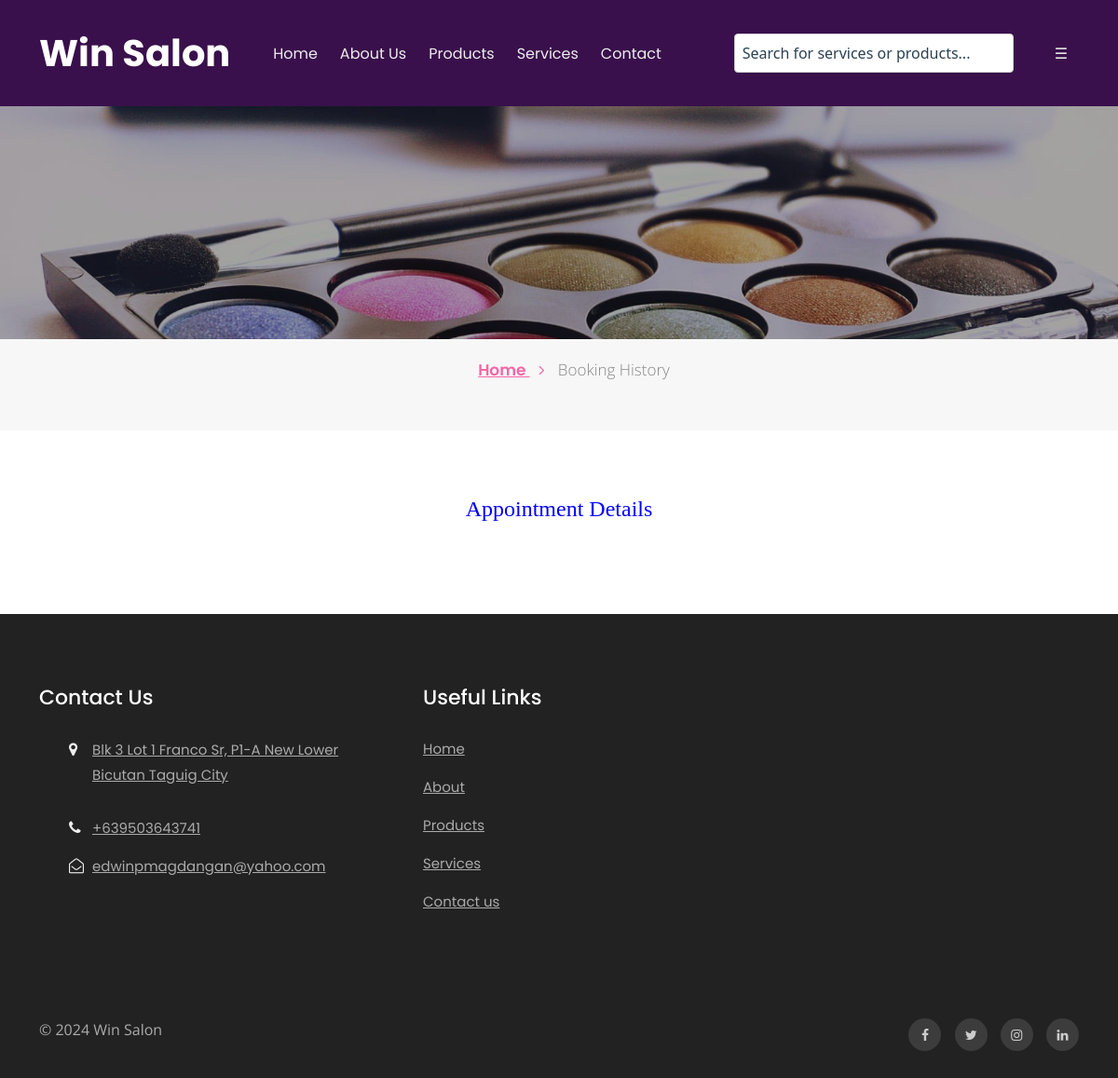
The page /bfs/appointment-detail.php?aptnumber=927639034 (signed in) on the database as committed earlier.
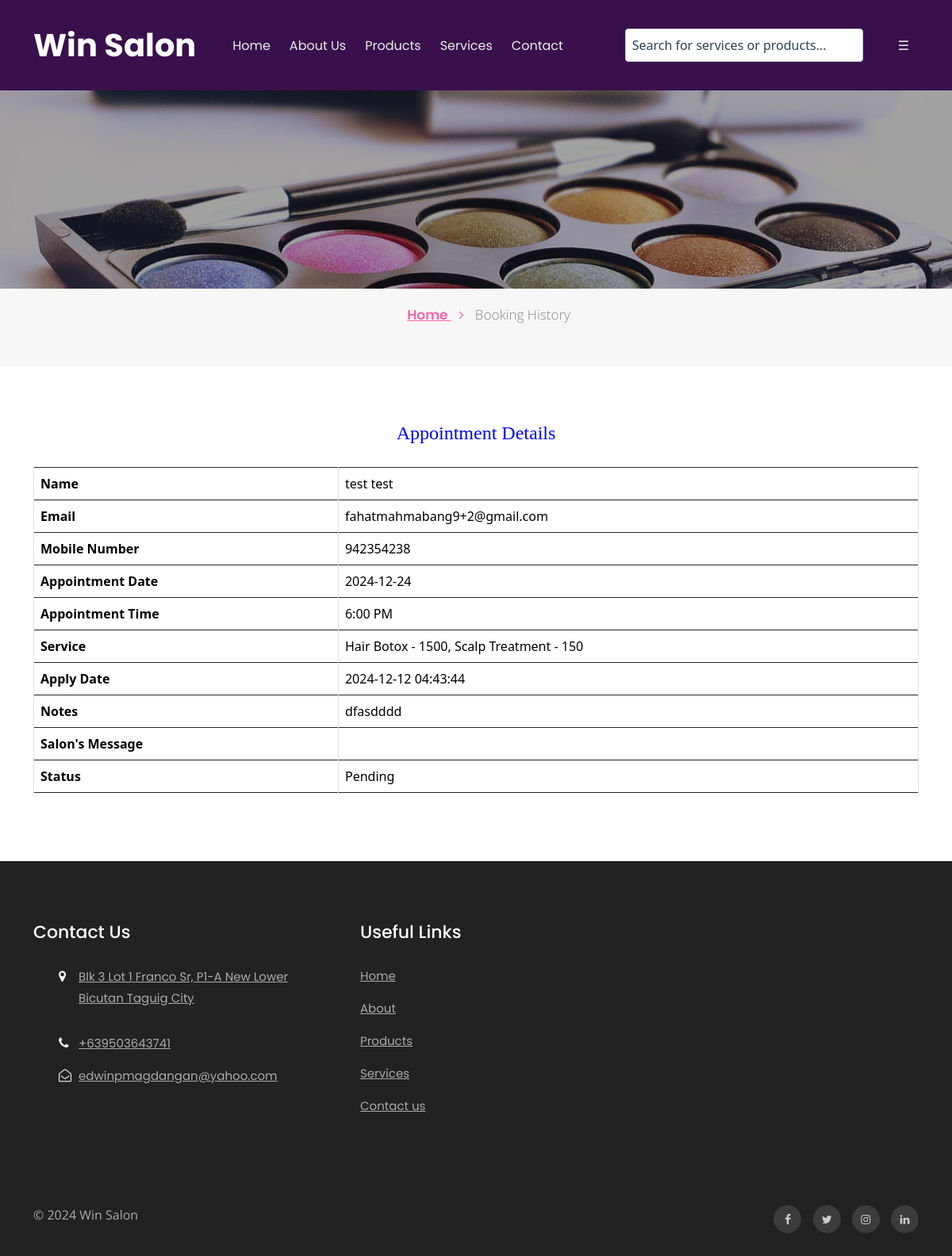
The same page on the database as committed later.
### tables this page shows
CREATE TABLE `tblpage` (
  `ID` int(10) NOT NULL,
  `PageType` varchar(200) DEFAULT NULL,
  `PageTitle` mediumtext DEFAULT NULL,
  `PageDescription` mediumtext DEFAULT NULL,
  `Email` varchar(200) DEFAULT NULL,
  `MobileNumber` bigint(10) DEFAULT NULL,
  `UpdationDate` date DEFAULT NULL,
  `Timing` varchar(200) NOT NULL
);

CREATE TABLE `tblbook` (
  `ID` int(10) NOT NULL,
  `UserID` int(10) DEFAULT NULL,
  `AptNumber` int(10) DEFAULT NULL,
  `AptDate` date DEFAULT NULL,
  `AptTime` time DEFAULT NULL,
  `Service` varchar(255) NOT NULL,
  `Message` mediumtext DEFAULT NULL,
  `BookingDate` timestamp NULL DEFAULT current_timestamp(),
  `Remark` varchar(250) DEFAULT NULL,
  `Status` varchar(250) DEFAULT NULL,
  `RemarkDate` timestamp NULL DEFAULT NULL ON UPDATE current_timestamp(),
  `Service_Total_Price` decimal(10,2) DEFAULT 0.00,
  `deleted_at` datetime DEFAULT NULL
);

CREATE TABLE `tbluser` (
  `ID` int(10) NOT NULL,
  `FirstName` varchar(120) DEFAULT NULL,
  `LastName` varchar(250) DEFAULT NULL,
  `MobileNumber` bigint(10) DEFAULT NULL,
  `Email` varchar(120) DEFAULT NULL,
  `Password` varchar(120) DEFAULT NULL,
  `account_activation_hash` varchar(64) DEFAULT NULL,
  `RegDate` timestamp NULL DEFAULT current_timestamp()
);

### bfs/appointment-detail.php (the view, shortened to what the changed rows need)
<?php
include('includes/dbconnection.php');
if (strlen($_SESSION['bpmsuid']==0)) {
  header('location:logout.php');
  } else{
  ?>
<!doctype html>
<html lang="en">
  <head>
    <link rel="stylesheet" href="assets/css/style-starter.css">
  </head>
  <body id="home">
<?php include_once('includes/header.php');?>
<section class="w3l-contact-info-main" id="contact">
    <div class="contact-sec	">
        <div class="container">
            <div>
                <div>
                   <div class="table-content table-responsive cart-table-content m-t-30">
                        <?php
$cid=$_GET['aptnumber'];
$ret=mysqli_query($con,"select tbluser.FirstName,tbluser.LastName,tbluser.Email,tbluser.MobileNumber,tblbook.ID as bid,tblbook.AptNumber,tblbook.AptDate,tblbook.AptTime,tblbook.Service, tblbook.Message,tblbook.BookingDate,tblbook.Remark,tblbook.Status,tblbook.RemarkDate from tblbook join tbluser on tbluser.ID=tblbook.UserID where tblbook.AptNumber='$cid'");
while ($row=mysqli_fetch_array($ret)) {
?>
                        <table class="table table-bordered">
                            <tr>
                              <th>Name</th>
                              <td><?php  echo $row['FirstName'];?> <?php  echo $row['LastName'];?></td>
                            </tr>
                          <tr>
                              <th>Email</th>
                              <td><?php  echo $row['Email'];?></td>
                            </tr>
                            <tr>
                              <th>Mobile Number</th>
                              <td><?php  echo $row['MobileNumber'];?></td>
                            </tr>
                            <tr>
                              <th>Appointment Date</th>
                              <td><?php  echo $row['AptDate'];?></td>
                            </tr>
                          <tr>
                              <th>Appointment Time</th>
                              <td><?php echo date("g:i A", strtotime($row['AptTime'])); ?></td>
                            </tr>
                            <tr>
                              <th>Service</th>
                              <td><?php  echo $row['Service'];?></td>
                            </tr>
                            <tr>
                              <th>Apply Date</th>
                              <td><?php  echo $row['BookingDate'];?></td>
                            </tr>
                            <tr>
                              <th>Notes</th>
                              <td><?php  echo $row['Message'];?></td>
                            </tr>
                            <tr>
                              <th>Salon's Message</th>
                              <td><?php  echo $row['Remark'];?></td>
                            </tr>
                          <tr>
                              <th>Status</th>
                              <td> <?php
                          if(empty($row['Status']))
                          {
                            echo "Pending";
                          }
                              ;?></td>
                            </tr>
                        </table><?php } ?>
                    </div> </div>
    </div>
    </div></div>
</section>
<?php include_once('includes/footer.php');?>
</body>
</html><?php } ?>

### bfs/includes/footer.php (shortened to what the changed rows need)
<section class="w3l-footer-29-main">
    <div class="footer-29 py-5">
      <div class="container py-lg-4">
        <div class="row footer-top-29">
          <div class="col-lg-4 col-md-6 col-sm-8 footer-list-29 footer-1">
            <ul>
              <?php
$ret=mysqli_query($con,"select * from tblpage where PageType='contactus' ");
while ($row=mysqli_fetch_array($ret)) {
?>
              <li>
                <span class="fa fa-map-marker"></span>
                <p>
                  <a href="https://www.google.com/maps?q=Win Salon, Taguig City"
                    target="_blank"
                    rel="noopener noreferrer">
                    Blk 3 Lot 1 Franco Sr, P1-A New Lower Bicutan Taguig City
                  </a>
                </p>
              </li>
              <li><span class="fa fa-phone"></span><a href="tel:09503643741">+63<?php echo $row['MobileNumber'];?></a></li>
              <li><span class="fa fa-envelope-open-o"></span><a href="mailto:edwinpmagdangan@yahoo.com" class="mail">
                  <?php  echo $row['Email'];?></a></li><?php } ?>
            </ul>
          </div>
        </div>
      </div>
    </div>
  </section>

Rows that differ between the two databases and show on the page:
added tblbook: UserID.FirstName "test", UserID.LastName "test", UserID.Email "fahatmahmabang9+2@gmail.com", UserID.MobileNumber "942354238", AptDate "2024-12-24", AptTime "6:00 PM", Service "Hair Botox - 1500, Scalp Treatment - 150", BookingDate "2024-12-12 04:43:44", Message "dfasdddd", shows "Pending"
